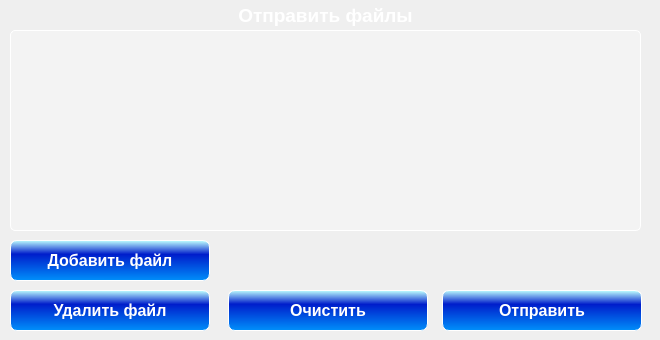
    <widget class="QWidget" name="page_6">
     <widget class="QPushButton" name="pbDeleteFile">
      <property name="geometry">
       <rect>
        <x>10</x>
        <y>290</y>
        <width>200</width>
        <height>41</height>
       </rect>
      </property>
      <property name="font">
       <font>
        <family>Arial</family>
        <pointsize>12</pointsize>
        <weight>75</weight>
        <bold>true</bold>
       </font>
      </property>
      <property name="styleSheet">
       <string notr="true">QPushButton {
	background-color:qlineargradient(spread:reflect, x1:0.515, y1:1, x2:0.528, y2:0, stop:0 rgba(0, 143, 250, 255), stop:0.655502 rgba(0, 29, 203, 255), stop:1 rgba(190, 255, 255, 255));
	color:rgb(255, 255, 255);
	border-width: 1px;
     border-style: solid;
     border-radius: 7px;
	min-width: 80px;
}

QPushButton:hover {
    background-color:qlineargradient(spread:reflect, x1:0.515, y1:1, x2:0.528, y2:0, stop:0 rgba(0, 143, 250, 255), stop:0.655502 rgba(82, 100, 203, 255), stop:1 rgba(190, 255, 255, 255));
}

QPushButton:pressed {
    background-color:qlineargradient(spread:reflect, x1:0.515, y1:1, x2:0.528, y2:0, stop:0 rgba(0, 143, 250, 255), stop:0.596154 rgba(85, 250, 255, 255), stop:1 rgba(190, 255, 255, 255));
}</string>
      </property>
      <property name="text">
       <string>Удалить файл</string>
      </property>
      <property name="icon">
       <iconset>
        <normaloff>images/cancel.png</normaloff>images/cancel.png</iconset>
      </property>
      <property name="iconSize">
       <size>
        <width>24</width>
        <height>24</height>
       </size>
      </property>
     </widget>
     <widget class="QLabel" name="label_8">
      <property name="geometry">
       <rect>
        <x>0</x>
        <y>0</y>
        <width>651</width>
        <height>31</height>
       </rect>
      </property>
      <property name="font">
       <font>
        <family>Arial</family>
        <pointsize>14</pointsize>
        <weight>75</weight>
        <bold>true</bold>
       </font>
      </property>
      <property name="text">
       <string>&lt;html&gt;&lt;head/&gt;&lt;body&gt;&lt;p&gt;&lt;span style=&quot; color:#ffffff;&quot;&gt;Отправить файлы&lt;/span&gt;&lt;/p&gt;&lt;/body&gt;&lt;/html&gt;</string>
      </property>
      <property name="alignment">
       <set>Qt::AlignCenter</set>
      </property>
     </widget>
     <widget class="QPushButton" name="pbAddFile">
      <property name="geometry">
       <rect>
        <x>10</x>
        <y>240</y>
        <width>200</width>
        <height>41</height>
       </rect>
      </property>
      <property name="font">
       <font>
        <family>Arial</family>
        <pointsize>12</pointsize>
        <weight>75</weight>
        <bold>true</bold>
       </font>
      </property>
      <property name="styleSheet">
       <string notr="true">QPushButton {
	background-color:qlineargradient(spread:reflect, x1:0.515, y1:1, x2:0.528, y2:0, stop:0 rgba(0, 143, 250, 255), stop:0.655502 rgba(0, 29, 203, 255), stop:1 rgba(190, 255, 255, 255));
	color:rgb(255, 255, 255);
	border-width: 1px;
     border-style: solid;
     border-radius: 7px;
	min-width: 80px;
}

QPushButton:hover {
    background-color:qlineargradient(spread:reflect, x1:0.515, y1:1, x2:0.528, y2:0, stop:0 rgba(0, 143, 250, 255), stop:0.655502 rgba(82, 100, 203, 255), stop:1 rgba(190, 255, 255, 255));
}

QPushButton:pressed {
    background-color:qlineargradient(spread:reflect, x1:0.515, y1:1, x2:0.528, y2:0, stop:0 rgba(0, 143, 250, 255), stop:0.596154 rgba(85, 250, 255, 255), stop:1 rgba(190, 255, 255, 255));
}</string>
      </property>
      <property name="text">
       <string>Добавить файл</string>
      </property>
      <property name="icon">
       <iconset>
        <normaloff>images/add.png</normaloff>images/add.png</iconset>
      </property>
      <property name="iconSize">
       <size>
        <width>24</width>
        <height>24</height>
       </size>
      </property>
     </widget>
     <widget class="QPushButton" name="pbClearFiles">
      <property name="geometry">
       <rect>
        <x>228</x>
        <y>290</y>
        <width>200</width>
        <height>41</height>
       </rect>
      </property>
      <property name="font">
       <font>
        <family>Arial</family>
        <pointsize>12</pointsize>
        <weight>75</weight>
        <bold>true</bold>
       </font>
      </property>
      <property name="styleSheet">
       <string notr="true">QPushButton {
	background-color:qlineargradient(spread:reflect, x1:0.515, y1:1, x2:0.528, y2:0, stop:0 rgba(0, 143, 250, 255), stop:0.655502 rgba(0, 29, 203, 255), stop:1 rgba(190, 255, 255, 255));
	color:rgb(255, 255, 255);
	border-width: 1px;
     border-style: solid;
     border-radius: 7px;
	min-width: 80px;
}

QPushButton:hover {
    background-color:qlineargradient(spread:reflect, x1:0.515, y1:1, x2:0.528, y2:0, stop:0 rgba(0, 143, 250, 255), stop:0.655502 rgba(82, 100, 203, 255), stop:1 rgba(190, 255, 255, 255));
}

QPushButton:pressed {
    background-color:qlineargradient(spread:reflect, x1:0.515, y1:1, x2:0.528, y2:0, stop:0 rgba(0, 143, 250, 255), stop:0.596154 rgba(85, 250, 255, 255), stop:1 rgba(190, 255, 255, 255));
}</string>
      </property>
      <property name="text">
       <string>Очистить</string>
      </property>
      <property name="icon">
       <iconset>
        <normaloff>images/recycle.png</normaloff>images/recycle.png</iconset>
      </property>
      <property name="iconSize">
       <size>
        <width>24</width>
        <height>24</height>
       </size>
      </property>
     </widget>
     <widget class="QPushButton" name="pbSendFiles">
      <property name="geometry">
       <rect>
        <x>442</x>
        <y>290</y>
        <width>200</width>
        <height>41</height>
       </rect>
      </property>
      <property name="font">
       <font>
        <family>Arial</family>
        <pointsize>12</pointsize>
        <weight>75</weight>
        <bold>true</bold>
       </font>
      </property>
      <property name="styleSheet">
       <string notr="true">QPushButton {
	background-color:qlineargradient(spread:reflect, x1:0.515, y1:1, x2:0.528, y2:0, stop:0 rgba(0, 143, 250, 255), stop:0.655502 rgba(0, 29, 203, 255), stop:1 rgba(190, 255, 255, 255));
	color:rgb(255, 255, 255);
	border-width: 1px;
     border-style: solid;
     border-radius: 7px;
	min-width: 80px;
}

QPushButton:hover {
    background-color:qlineargradient(spread:reflect, x1:0.515, y1:1, x2:0.528, y2:0, stop:0 rgba(0, 143, 250, 255), stop:0.655502 rgba(82, 100, 203, 255), stop:1 rgba(190, 255, 255, 255));
}

QPushButton:pressed {
    background-color:qlineargradient(spread:reflect, x1:0.515, y1:1, x2:0.528, y2:0, stop:0 rgba(0, 143, 250, 255), stop:0.596154 rgba(85, 250, 255, 255), stop:1 rgba(190, 255, 255, 255));
}</string>
      </property>
      <property name="text">
       <string>Отправить</string>
      </property>
      <property name="icon">
       <iconset>
        <normaloff>images/cloud.png</normaloff>images/cloud.png</iconset>
      </property>
      <property name="iconSize">
       <size>
        <width>24</width>
        <height>24</height>
       </size>
      </property>
     </widget>
     <widget class="QListWidget" name="lwFiles">
      <property name="geometry">
       <rect>
        <x>10</x>
        <y>30</y>
        <width>631</width>
        <height>201</height>
       </rect>
      </property>
      <property name="font">
       <font>
        <family>Times New Roman</family>
        <pointsize>18</pointsize>
        <weight>75</weight>
        <bold>true</bold>
       </font>
      </property>
      <property name="styleSheet">
       <string notr="true">QWidget {
	background-color: rgba(255, 255, 255, 71);
	color: rgb(0, 239, 255);
	border-width: 1px;
	border-color: rgb(255, 255, 255);
     border-style: solid;
     border-radius: 5px;
}</string>
      </property>
      <property name="iconSize">
       <size>
        <width>30</width>
        <height>30</height>
       </size>
      </property>
     </widget>
    </widget>
